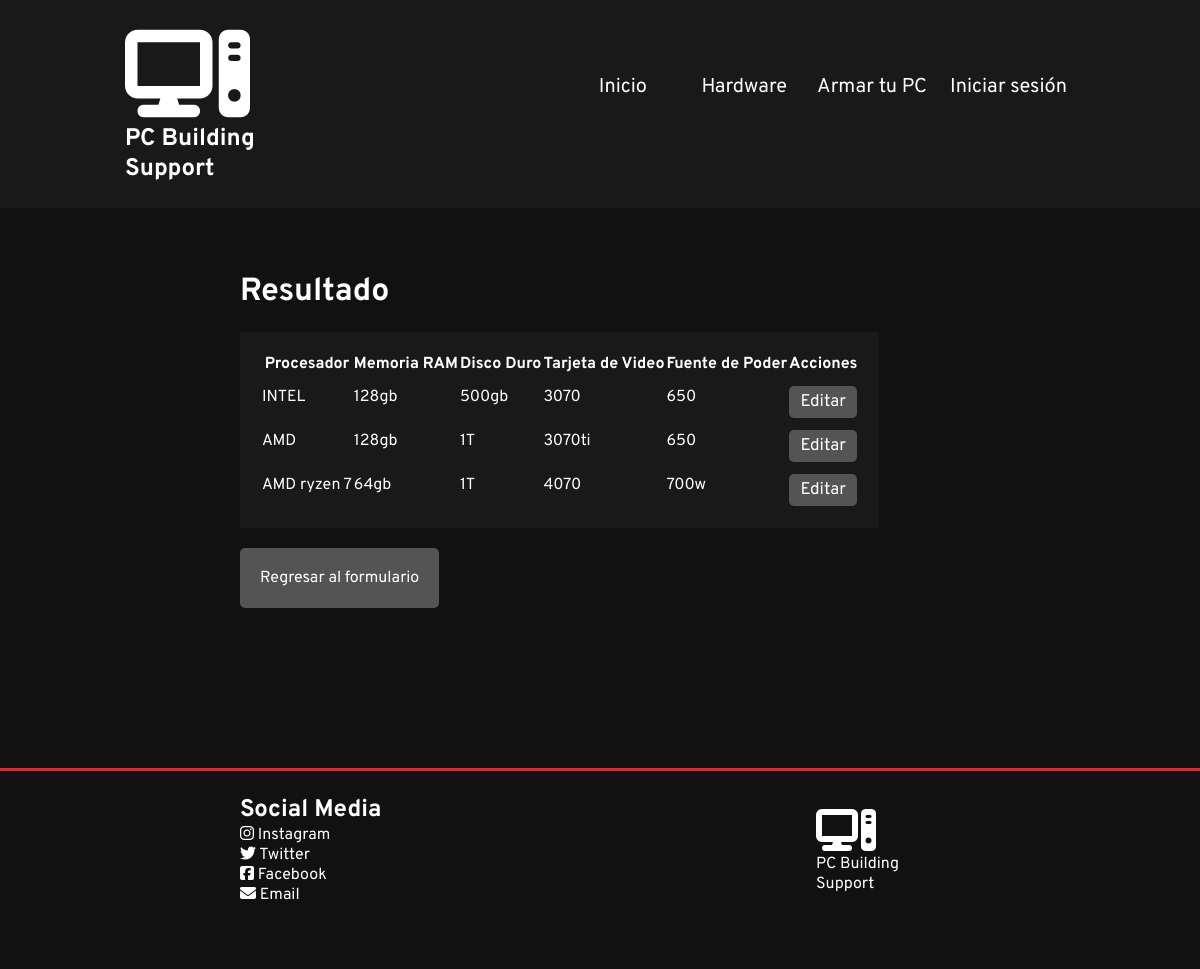
The page /resultado/ on the database its author committed.
### app/models.py (models this page shows, shortened)
class Ensamble(models.Model):
    procesador = models.CharField(max_length=100)
    memoria_ram = models.CharField(max_length=100)
    disco_duro = models.CharField(max_length=100)
    tarjeta_video = models.CharField(max_length=100)
    fuente_poder = models.CharField(max_length=100)

### app/views.py (the view)
# urls.py: path('resultado/', views.resultado, name='resultado'),
def resultado(request):
    ensambles = Ensamble.objects.all()
    if request.method == 'POST':
        ensamble_id = request.POST.get('ensamble_id')
        ensamble = Ensamble.objects.get(id=ensamble_id)
        ensamble.delete()
        return redirect('resultado')
    return render(request, 'app/resultado.html', {'ensambles': ensambles})

### app/templates/app/resultado.html (shortened to what this page needs)
{% extends 'app/base.html' %}
{% load static %}
{% block estilos %}
    <link rel="stylesheet" href="{% static 'app/styles/resultado.css' %}">
{% endblock %}
{% block contenido %}
    <div class="container">
        <div>
            <h2>Resultado</h2>
            <table class="table">
                <thead>
                    <tr>
                        <th>Procesador</th>
                        <th>Memoria RAM</th>
                        <th>Disco Duro</th>
                        <th>Tarjeta de Video</th>
                        <th>Fuente de Poder</th>
                        <th>Acciones</th>
                    </tr>
                </thead>
                <tbody>
                    {% for ensamble in ensambles %}
                    <tr>
                        <td>{{ ensamble.procesador }}</td>
                        <td>{{ ensamble.memoria_ram }}</td>
                        <td>{{ ensamble.disco_duro }}</td>
                        <td>{{ ensamble.tarjeta_video }}</td>
                        <td>{{ ensamble.fuente_poder }}</td>
                        <td>
                            <a href="{% url 'editar_ensamble' ensamble.id %}" class="btn btn-primary">Editar</a>
                        </td>
                    </tr>
                    {% endfor %}
                </tbody>
            </table>
            <a href="{% url 'ensambles' %}" class="btn btn-primary">Regresar al formulario</a>
        </div>
    </div>
{% endblock %}

### app/templates/app/base.html (shortened to what this page needs)
{% load static %}
<!DOCTYPE html>
<html lang="es">
<head>
    <link rel="stylesheet" href="{% static 'app/styles/styles.css' %}">
    {% block estilos %}
    {% endblock %}
</head>
<body>
    <header>
        <div class="header-content">
            <div class="logo">
                <i class="fa-solid fa-computer"></i>
                <h1>PC Building Support</h1>
            </div>
            <nav>
                <ul>
                    <li><a href="{% url 'home' %}">Inicio</a></li>
                    <li><a href="{% url 'hardware' %}">Hardware</a></li>
                    <li><a href="{% url 'armar_tu_pc' %}">Armar tu PC</a></li>
                    {% if user.is_authenticated %}
                        <a href="#" class="nav-link dropdown-toggle" id="navbarDropdown" role="button" data-bs-toggle="dropdown" aria-expanded="false">@{{ user.username | title }}</a>
                        <ul class="dropdown-menu" aria-labelledby="navbarDropdown">
                        <li><a href="{% url 'cerrar_sesion' %}">Cerrar sesión</a></li>
                    {% else %}
                        <li><a href="{% url 'login' %}">Iniciar sesión</a></li>
                    {% endif %}
                </ul>
            </nav>
        </div>
    </header>
    <main>
            {% block contenido %}
            {% endblock %}
    </main>
    <footer>
        <div class="footer-content">
            <div class="social-media">
                <h2>Social Media</h2>
                <ul>
                    <li><i class="fa-brands fa-instagram"></i> Instagram</li>
                    <li><i class="fa-brands fa-twitter"></i> Twitter</li>
                    <li><i class="fa-brands fa-square-facebook"></i> Facebook</li>
                    <li><i class="fa-solid fa-envelope"></i> Email</li>
                </ul>
            </div>
            <div class="logo">
                <i class="fa-solid fa-computer"></i>
                <p>PC Building Support</p>
            </div>
        </div>
    </footer>
</body>
</html>

### app/static/app/styles/styles.css (style rules this page uses)
* { padding: 0; margin: 0; box-sizing: border-box; font-family: 'Overpass', sans-serif; }
body { width: 100vw; }
main { background-color: #111; }
:root { --main-color: #ea2427; }
li { list-style-type: none; }
a:link, a:visited { display: inline-block; text-decoration: none; color: #fff; }
header { background-color: #191919; }
.header-content { width: 85%; max-width: 950px; margin: 0 auto; padding: 1.5rem 0; display: flex; flex-direction: row; justify-content: space-between; align-items: center; color: #fff; }
.logo { width: 40%; }
.logo h1 { font-size: 1.5rem; }
header .fa-computer { font-size: 20vw; }
.header-content ul { height: 100%; display: flex; flex-direction: column; justify-content: space-between; }
.header-content a { width: 100%; font-size: 1.25rem; padding: 0.4rem 0.5rem; text-align: right; }
.container { width: 100%; min-height: 35em; background-color: #111; color: #fff; }
.container h2 { font-size: 2rem; padding-top: 4rem; }
footer { background-color: #111; color: #fff; border-top: 3px solid var(--main-color); }
.footer-content { width: 70%; margin: 0 auto; padding: 1.5rem 0 4rem; display: flex; flex-direction: row; justify-content: space-between; align-items: center; }
.footer-content .fa-computer { font-size: 3rem; }
.footer-content p { font-size: 1rem; }
@media (min-width: 1081px) { html { font-size: 16px; } }
@media (min-width: 1081px) { .header-content .logo { width: 162px; } }
@media (min-width: 1081px) { .header-content ul { flex-direction: row; align-items: center; } }
@media (min-width: 1081px) { .header-content a { width: 140px; height: 72px; } }
@media (min-width: 1081px) { .header-content .fa-computer { font-size: 100px; } }
@media (min-width: 1081px) { .footer-content { width: 60%; } }
@media (min-width: 1081px) { .footer-content .logo { width: 20%; } }

### app/static/app/styles/resultado.css (style rules this page uses)
.container div { width: 60%; margin: 0 auto; }
.container table { margin-top: 20px; background-color: #191919; padding: 20px; }
div > a { margin-top: 20px; padding: 1.25em; background-color: #545454; border-radius: 5px; }
td form button, td a { width: 100%; text-align: center; margin-top: 10px; background-color: #545454; padding: 5px; border: none; color: #fff; font-size: 17px; border-radius: 5px; }

### rows shown on the page
Ensamble: procesador "INTEL", memoria_ram "128gb", disco_duro "500gb", tarjeta_video "3070", fuente_poder "650"
Ensamble: procesador "AMD", memoria_ram "128gb", disco_duro "1T", tarjeta_video "3070ti", fuente_poder "650"
Ensamble: procesador "AMD ryzen 7", memoria_ram "64gb", disco_duro "1T", tarjeta_video "4070", fuente_poder "700w"
